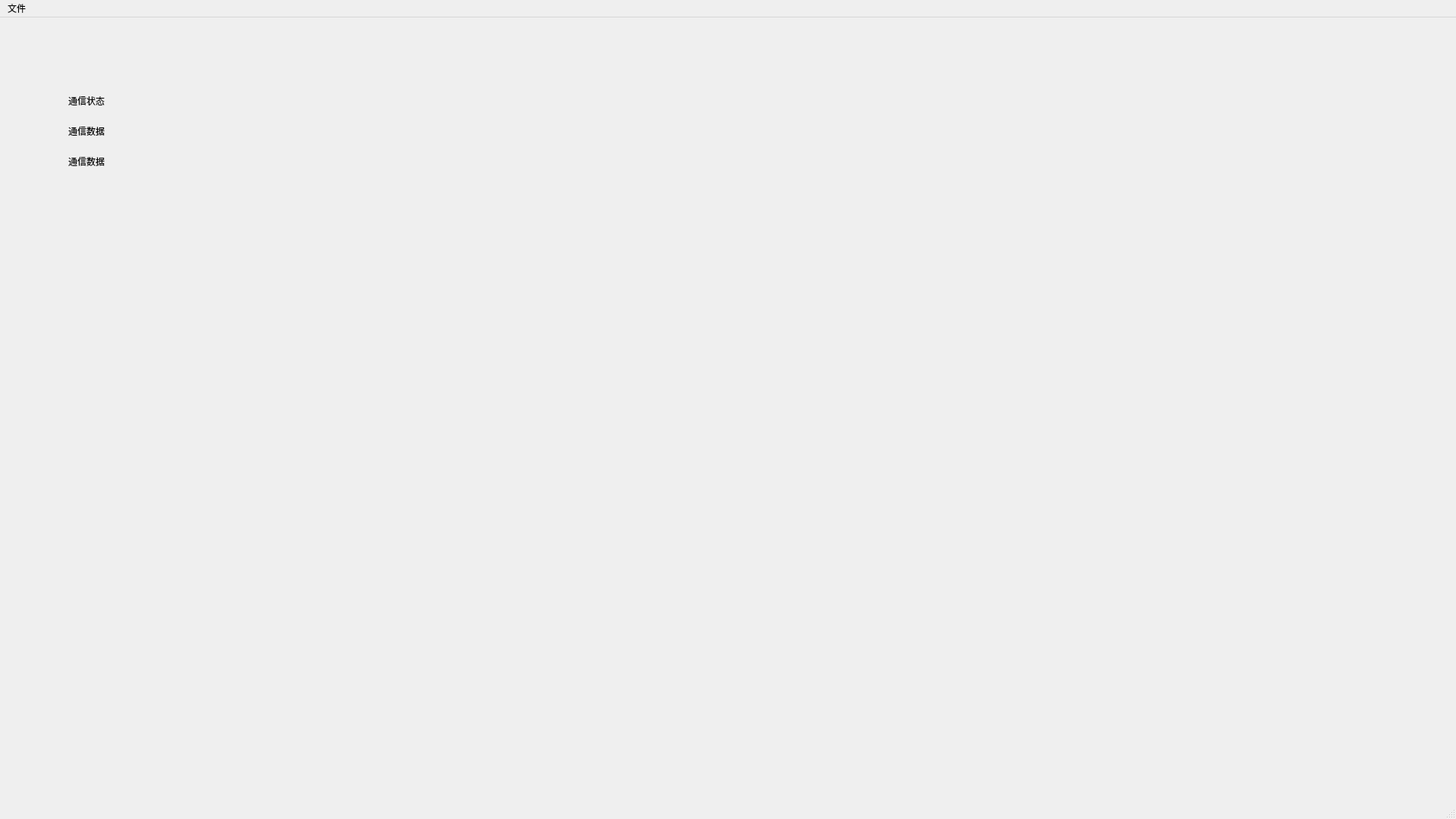
<?xml version="1.0" encoding="UTF-8"?>
<ui version="4.0">
 <class>MainWindow</class>
 <widget class="QMainWindow" name="MainWindow">
  <property name="geometry">
   <rect>
    <x>0</x>
    <y>0</y>
    <width>1920</width>
    <height>1080</height>
   </rect>
  </property>
  <property name="windowTitle">
   <string>MainWindow</string>
  </property>
  <widget class="QWidget" name="centralwidget">
   <widget class="QLabel" name="label_CommStatus">
    <property name="geometry">
     <rect>
      <x>90</x>
      <y>100</y>
      <width>69</width>
      <height>20</height>
     </rect>
    </property>
    <property name="text">
     <string>通信状态</string>
    </property>
   </widget>
   <widget class="QLabel" name="label_CommData">
    <property name="geometry">
     <rect>
      <x>90</x>
      <y>140</y>
      <width>201</width>
      <height>20</height>
     </rect>
    </property>
    <property name="text">
     <string>通信数据</string>
    </property>
   </widget>
   <widget class="QLabel" name="label_TimerRun">
    <property name="geometry">
     <rect>
      <x>90</x>
      <y>180</y>
      <width>201</width>
      <height>20</height>
     </rect>
    </property>
    <property name="text">
     <string>通信数据</string>
    </property>
   </widget>
  </widget>
  <widget class="QMenuBar" name="menubar">
   <property name="geometry">
    <rect>
     <x>0</x>
     <y>0</y>
     <width>1920</width>
     <height>26</height>
    </rect>
   </property>
   <widget class="QMenu" name="menu">
    <property name="title">
     <string>文件</string>
    </property>
    <addaction name="actionOpenFile"/>
    <addaction name="actionSaveFile"/>
    <addaction name="actionSaveAsFile"/>
    <addaction name="actionConfigFile"/>
   </widget>
   <addaction name="menu"/>
  </widget>
  <widget class="QStatusBar" name="statusbar"/>
  <action name="actionOpenFile">
   <property name="text">
    <string>打开文件</string>
   </property>
  </action>
  <action name="actionSaveFile">
   <property name="text">
    <string>保存文件</string>
   </property>
  </action>
  <action name="actionSaveAsFile">
   <property name="text">
    <string>另存文件</string>
   </property>
  </action>
  <action name="actionConfigFile">
   <property name="text">
    <string>配置文件</string>
   </property>
  </action>
 </widget>
 <resources/>
 <connections/>
</ui>
